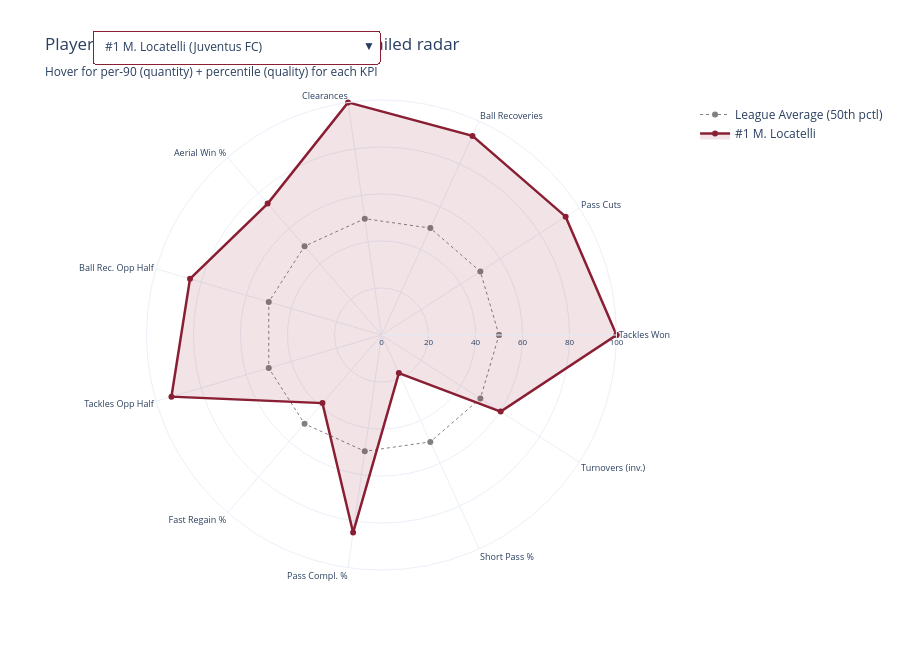

Notebook cell for this chart:
### Markdown cell above
## 🎯 Interactive Player Explorer

Select any player from the dropdown to see their full detailed radar alongside the league-average benchmark.

### Code cell
# ── Player explorer with dropdown ─────────────────────────────────────────────

fig_explore = go.Figure()

avg_vals = [50] * len(radar_labels) + [50]
fig_explore.add_trace(go.Scatterpolar(
    r=avg_vals, theta=radar_labels + [radar_labels[0]],
    line=dict(color="grey", width=1, dash="dot"), fill="none",
    name="League Average (50th pctl)", visible=True,
))

player_list = ps.sort_values("rank")

for i, (_, row) in enumerate(player_list.iterrows()):
    vals = [row.get(c, 50) for c in radar_cols]
    vals = [v if pd.notna(v) else 50 for v in vals]
    vals_closed = vals + [vals[0]]
    
    raw_metrics = [c.replace("_pct","") for c, _ in radar_kpis]
    hover = []
    for (pct_c, lbl), raw_c in zip(radar_kpis, raw_metrics):
        raw_v = row.get(raw_c, np.nan)
        pct_v = row.get(pct_c, np.nan)
        raw_str = f"{raw_v:.2f}" if pd.notna(raw_v) else "N/A"
        pct_str = f"{pct_v:.0f}" if pd.notna(pct_v) else "N/A"
        hover.append(f"{lbl}: {raw_str} p90 | {pct_str}th pctl")
    hover.append(hover[0])
    
    fig_explore.add_trace(go.Scatterpolar(
        r=vals_closed, theta=radar_labels + [radar_labels[0]],
        fill="toself", fillcolor="rgba(138,31,51,0.12)",
        line=dict(color="#8a1f33", width=2.5),
        text=hover, hovertemplate="%{text}<extra></extra>",
        name=f"#{row['rank']} {row['player_name']}",
        visible=True if i == 0 else False,
    ))

buttons = []
for i, (_, row) in enumerate(player_list.iterrows()):
    vis = [True] + [j == i for j in range(len(player_list))]
    buttons.append(dict(
        label=f"#{row['rank']} {row['player_name']} ({row['team_name']})",
        method="update",
        args=[{"visible": vis}],
    ))

fig_explore.update_layout(
    title="Player Explorer — Select a DM to view detailed radar<br>"
          "<sub>Hover for per-90 (quantity) + percentile (quality) for each KPI</sub>",
    polar=dict(radialaxis=dict(range=[0, 100], showticklabels=True, tickfont_size=8),
               angularaxis=dict(tickfont_size=9)),
    height=650, template="plotly_white",
    updatemenus=[dict(
        buttons=buttons, direction="down", showactive=True,
        x=0.02, xanchor="left", y=1.15, yanchor="top",
        bgcolor="white", bordercolor="#8a1f33",
    )],
)
fig_explore.show()
